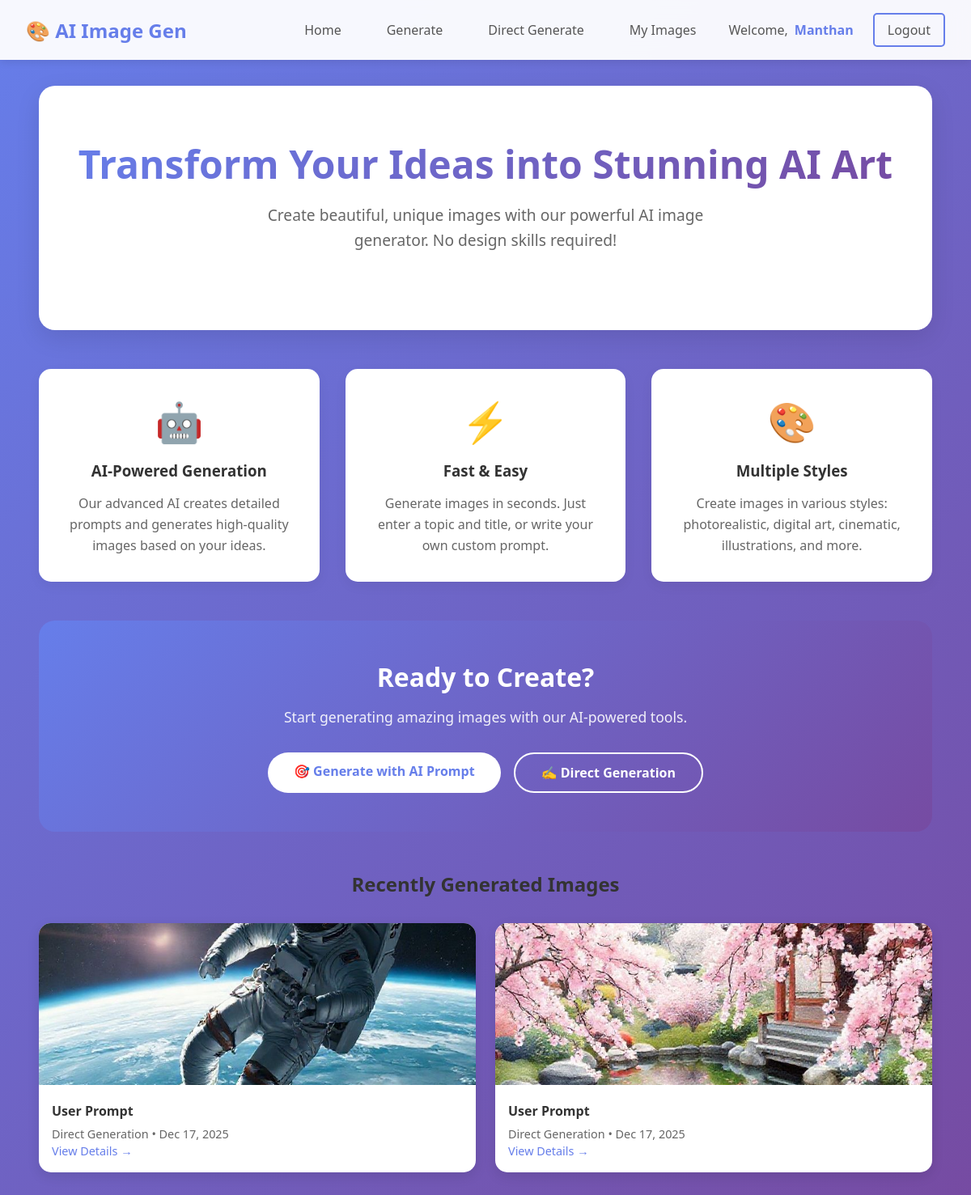
Screenshot of / (signed in) with the database file from the repository.
### generator/models.py (models this page shows, shortened)
class ImageGenerationTask(models.Model):
    user = models.ForeignKey(User, on_delete=models.CASCADE, related_name='generated_images')
    topic = models.CharField(max_length=200)
    title = models.CharField(max_length=200)
    generated_prompt = models.TextField()
    image_data = models.TextField(blank=True, null=True)  # Store base64 image data
    content_type = models.CharField(max_length=100, default='image/png')
    created_at = models.DateTimeField(auto_now_add=True)
    generation_type = models.CharField(
        max_length=20,
        default='automatic',
        choices=[('automatic', 'Automatic'), ('direct', 'Direct')]
    )
    class Meta:
        ordering = ['-created_at']  # Show newest first

### generator/views.py (the view)
# urls.py: path('', views.home, name='home'),
def home(request):
    if request.user.is_authenticated:
        recent_images = ImageGenerationTask.objects.filter(
            user=request.user
        ).order_by('-created_at')[:3]
        context = {
            'recent_images': recent_images,
            'user': request.user
        }
    else:
        context = {}
    return render(request, 'generator/home.html', context)

### generator/templates/generator/home.html (shortened to what this page needs)
{% extends 'generator/base.html' %}
{% block content %}
<div class="hero">
    <h1>Transform Your Ideas into Stunning AI Art</h1>
    <p>Create beautiful, unique images with our powerful AI image generator. No design skills required!</p>
</div>
<div class="features">
    <div class="feature-card">
        <div class="feature-icon">🤖</div>
        <h3>AI-Powered Generation</h3>
        <p>Our advanced AI creates detailed prompts and generates high-quality images based on your ideas.</p>
    </div>
    <div class="feature-card">
        <div class="feature-icon">⚡</div>
        <h3>Fast & Easy</h3>
        <p>Generate images in seconds. Just enter a topic and title, or write your own custom prompt.</p>
    </div>
    <div class="feature-card">
        <div class="feature-icon">🎨</div>
        <h3>Multiple Styles</h3>
        <p>Create images in various styles: photorealistic, digital art, cinematic, illustrations, and more.</p>
    </div>
</div>
{% if user.is_authenticated %}
    <div class="cta-section">
        <h2>Ready to Create?</h2>
        <p>Start generating amazing images with our AI-powered tools.</p>
        <div class="cta-buttons">
            <a href="{% url 'index' %}" class="btn-white">🎯 Generate with AI Prompt</a>
            <a href="{% url 'direct_generate' %}" class="btn-outline-white">✍️ Direct Generation</a>
        </div>
    </div>
    {% if recent_images %}
        <div class="recent-images">
            <h2>Recently Generated Images</h2>
            <div class="image-grid">
                {% for image in recent_images %}
                    <div class="image-card">
                        {% if image.image_data %}
                            <img
                                 alt="{{ image.title }}"
                                 class="image-preview">
                        {% else %}
                            <div style="height: 200px; background: #f0f0f0; display: flex; align-items: center; justify-content: center; color: #999;">
                                No Image Preview
                            </div>
                        {% endif %}
                        <div class="image-info">
                            <h4>{{ image.title }}</h4>
                            <p>{{ image.topic }} • {{ image.created_at|date:"M d, Y" }}</p>
                            <a href="{% url 'result' image.id %}" style="color: #667eea; text-decoration: none; font-size: 0.9rem;">
                                View Details →
                            </a>
                        </div>
                    </div>
                {% endfor %}
            </div>
        </div>
    {% endif %}
{% endif %}
{% endblock %}

### generator/templates/generator/base.html (shortened to what this page needs)
<!DOCTYPE html>
<html lang="en">
<head>
</head>
<body>
    <nav class="navbar">
        <a href="{% url 'home' %}" class="logo">🎨 AI Image Gen</a>
        <div class="nav-links">
            <a href="{% url 'home' %}">Home</a>
            {% if user.is_authenticated %}
                <a href="{% url 'index' %}">Generate</a>
                <a href="{% url 'direct_generate' %}">Direct Generate</a>
                <a href="{% url 'dashboard' %}">My Images</a>
                <div class="user-info">
                    <span>Welcome,</span>
                    <span class="username">{{ user.username }}</span>
                </div>
                <a href="{% url 'logout' %}" class="btn btn-secondary">Logout</a>
            {% else %}
                <div class="auth-buttons">
                    <a href="{% url 'login' %}" class="btn btn-secondary">Login</a>
                    <a href="{% url 'signup' %}" class="btn btn-primary">Sign Up</a>
                </div>
            {% endif %}
        </div>
    </nav>
    <main class="content">
        <div class="container">
            {% block content %}{% endblock %}
        </div>
    </main>
</body>
</html>

### generator/templates/generator/base.html (style rules this page uses)
* { margin: 0; padding: 0; box-sizing: border-box; }
body { font-family: 'Segoe UI', Tahoma, Geneva, Verdana, sans-serif; background: linear-gradient(135deg, #667eea 0%, #764ba2 100%); min-height: 100vh; color: #333; }
.navbar { background: rgba(255, 255, 255, 0.95); backdrop-filter: blur(10px); padding: 1rem 2rem; display: flex; justify-content: space-between; align-items: center; box-shadow: 0 2px 10px rgba(0,0,0,0.1); position: sticky; top: 0; z-index: 1000; }
.logo { font-size: 1.5rem; font-weight: bold; color: #667eea; text-decoration: none; }
.nav-links { display: flex; gap: 1.5rem; align-items: center; }
.nav-links a { color: #555; text-decoration: none; font-weight: 500; padding: 0.5rem 1rem; border-radius: 5px; transition: all 0.3s; }
.btn { padding: 0.5rem 1.5rem; border-radius: 25px; text-decoration: none; font-weight: 500; transition: all 0.3s; border: none; cursor: pointer; }
.btn-secondary { background: transparent; border: 2px solid #667eea; color: #667eea; }
.content { padding: 2rem; }
.container { max-width: 1200px; margin: 0 auto; padding: 0 1rem; }
.user-info { display: flex; align-items: center; gap: 0.5rem; color: #555; }
.username { font-weight: 600; color: #667eea; }

### generator/templates/generator/home.html (style rules this page uses)
.hero { text-align: center; padding: 4rem 2rem; background: white; border-radius: 20px; box-shadow: 0 10px 30px rgba(0,0,0,0.1); margin-bottom: 3rem; }
.hero h1 { font-size: 3rem; background: linear-gradient(135deg, #667eea 0%, #764ba2 100%); -webkit-background-clip: text; -webkit-text-fill-color: transparent; margin-bottom: 1rem; }
.hero p { font-size: 1.2rem; color: #666; max-width: 600px; margin: 0 auto 2rem; line-height: 1.6; }
.features { display: grid; grid-template-columns: repeat(auto-fit, minmax(300px, 1fr)); gap: 2rem; margin-bottom: 3rem; }
.feature-card { background: white; padding: 2rem; border-radius: 15px; box-shadow: 0 5px 15px rgba(0,0,0,0.05); text-align: center; transition: transform 0.3s; }
.feature-icon { font-size: 3rem; margin-bottom: 1rem; }
.feature-card h3 { color: #333; margin-bottom: 1rem; }
.feature-card p { color: #666; line-height: 1.6; }
.cta-section { text-align: center; padding: 3rem; background: linear-gradient(135deg, #667eea 0%, #764ba2 100%); border-radius: 20px; color: white; }
.cta-section h2 { font-size: 2rem; margin-bottom: 1rem; }
.cta-section p { font-size: 1.1rem; margin-bottom: 2rem; opacity: 0.9; }
.cta-buttons { display: flex; gap: 1rem; justify-content: center; flex-wrap: wrap; }
.btn-white { background: white; color: #667eea; padding: 0.75rem 2rem; border-radius: 25px; text-decoration: none; font-weight: 600; transition: all 0.3s; }
.btn-outline-white { background: transparent; border: 2px solid white; color: white; padding: 0.75rem 2rem; border-radius: 25px; text-decoration: none; font-weight: 600; transition: all 0.3s; }
.recent-images { margin-top: 3rem; }
.recent-images h2 { text-align: center; margin-bottom: 2rem; color: #333; }
.image-grid { display: grid; grid-template-columns: repeat(auto-fit, minmax(250px, 1fr)); gap: 1.5rem; }
.image-card { background: white; border-radius: 15px; overflow: hidden; box-shadow: 0 5px 15px rgba(0,0,0,0.1); }
.image-preview { width: 100%; height: 200px; object-fit: cover; }
.image-info { padding: 1rem; }
.image-info h4 { margin-bottom: 0.5rem; color: #333; }
.image-info p { color: #666; font-size: 0.9rem; }

### rows the page displays
ImageGenerationTask: content_type (picture), title "User Prompt", topic "Direct Generation", created_at "Dec 17, 2025"
ImageGenerationTask: content_type (picture), title "User Prompt", topic "Direct Generation", created_at "Dec 17, 2025"

### other values shown
{{ user.username }} "Manthan"
